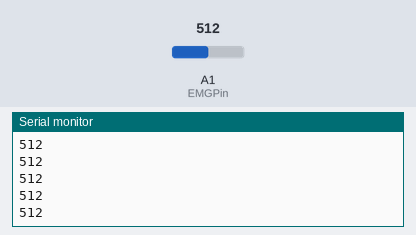
Recording of a sketch running on a simulated Arduino Uno, built with avr-gcc and run on an emulated ATmega328P. Shown: the last lines printed to the serial monitor. The inputs (shaded band) are chosen by the test bench; at power-on: A1 (EMGPin) = 512.

Above: at 1.2 s.
1.3 s: A1 (EMGPin) set to 716
At 1.8 s:
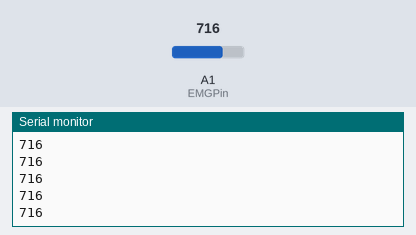
2.8 s: A1 (EMGPin) set to 900
At 3.5 s:
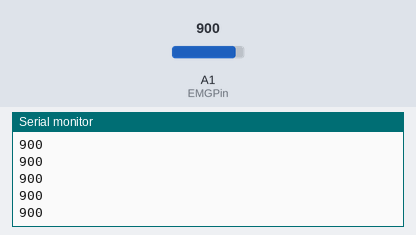
Timing chart, 0 to 5.8 s (numbered marks = the images above; inputs shaded):
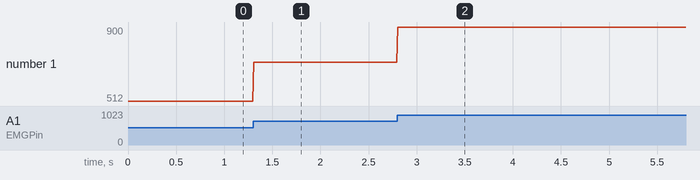

The sketch:

TelExam_calib_MVC.ino
```cpp
// https://blog.mdurance.eu/academia/la-importancia-de-la-maxima-contraccion-voluntaria-en-emg/
// Calibración de sensor EMG

// EMG
int EMGPin = A1;
int EMGVal = 0;

int delay_time = 10;

void setup() {
  // put your setup code here, to run once:
  Serial.begin(115200);    //Iniciando puerto serial
}

void loop() {
  EMGVal = analogRead(EMGPin);
  Serial.print(EMGVal);  Serial.println("\n");
  delay(delay_time);
}
```

Measured:
- after the input at 1.3 s, the serial monitor: prints a new line at once (image 1)
- after the input at 2.8 s, the serial monitor: prints a new line at once (image 2)
- plotted number 1: 512 → 716 after the input at 1.3 s, 716 → 900 after the input at 2.8 s
